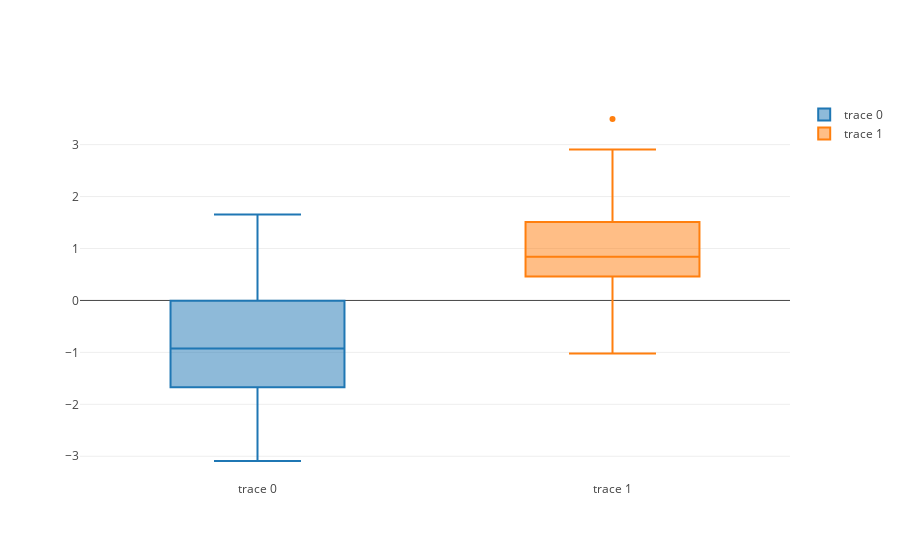

The code cell stored with this chart in its notebook:
### Markdown cell above
# Basic Box Plot

### Code cell
_0 = np.random.randn(50)-1
_1 = np.random.randn(50)+1

# X轴
# trace0 = go.Box(x=_0)
# trace1 = go.Box(x=_1)

# Y轴
trace0 = go.Box(y=_0)
trace1 = go.Box(y=_1)

data = [trace0, trace1]
plotly.offline.iplot(data)
